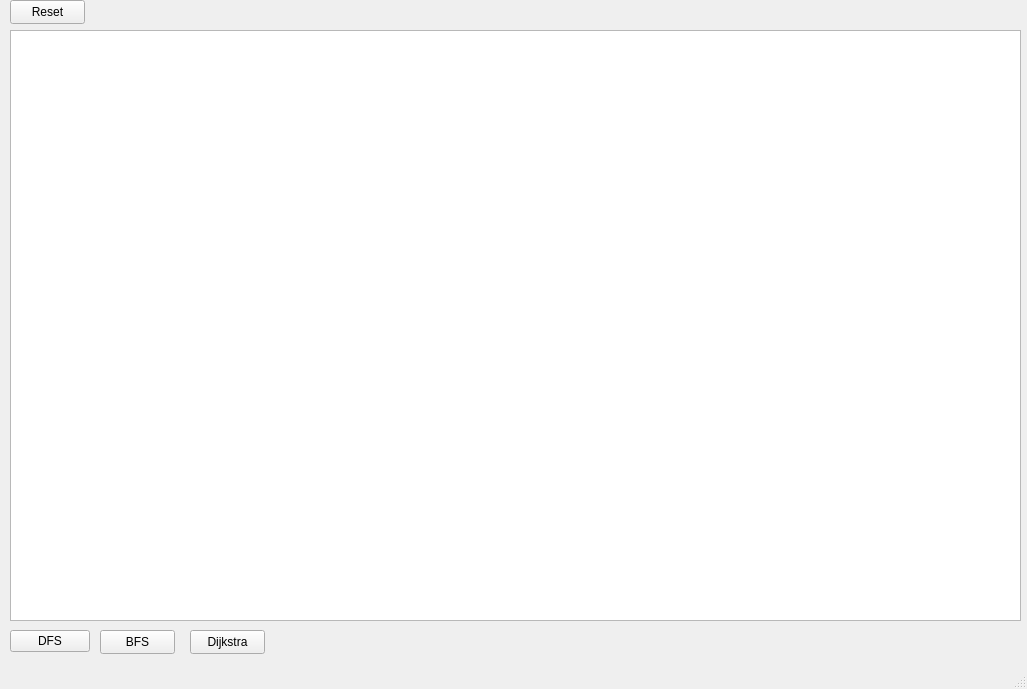
<?xml version="1.0" encoding="UTF-8"?>
<ui version="4.0">
 <class>MainWindow</class>
 <widget class="QMainWindow" name="MainWindow">
  <property name="geometry">
   <rect>
    <x>0</x>
    <y>0</y>
    <width>1027</width>
    <height>689</height>
   </rect>
  </property>
  <property name="windowTitle">
   <string>MainWindow</string>
  </property>
  <widget class="QWidget" name="centralwidget">
   <widget class="QGraphicsView" name="graphicsView">
    <property name="geometry">
     <rect>
      <x>10</x>
      <y>30</y>
      <width>1011</width>
      <height>591</height>
     </rect>
    </property>
   </widget>
   <widget class="QPushButton" name="DFSButton">
    <property name="geometry">
     <rect>
      <x>10</x>
      <y>630</y>
      <width>80</width>
      <height>22</height>
     </rect>
    </property>
    <property name="text">
     <string>DFS</string>
    </property>
   </widget>
   <widget class="QPushButton" name="BFSButton">
    <property name="geometry">
     <rect>
      <x>100</x>
      <y>630</y>
      <width>75</width>
      <height>24</height>
     </rect>
    </property>
    <property name="text">
     <string>BFS</string>
    </property>
   </widget>
   <widget class="QPushButton" name="resetButton">
    <property name="geometry">
     <rect>
      <x>10</x>
      <y>0</y>
      <width>75</width>
      <height>24</height>
     </rect>
    </property>
    <property name="text">
     <string>Reset</string>
    </property>
   </widget>
   <widget class="QPushButton" name="DijkstraButton">
    <property name="geometry">
     <rect>
      <x>190</x>
      <y>630</y>
      <width>75</width>
      <height>24</height>
     </rect>
    </property>
    <property name="text">
     <string>Dijkstra</string>
    </property>
   </widget>
  </widget>
  <widget class="QMenuBar" name="menubar">
   <property name="geometry">
    <rect>
     <x>0</x>
     <y>0</y>
     <width>1027</width>
     <height>22</height>
    </rect>
   </property>
  </widget>
  <widget class="QStatusBar" name="statusbar"/>
 </widget>
 <resources/>
 <connections/>
</ui>
